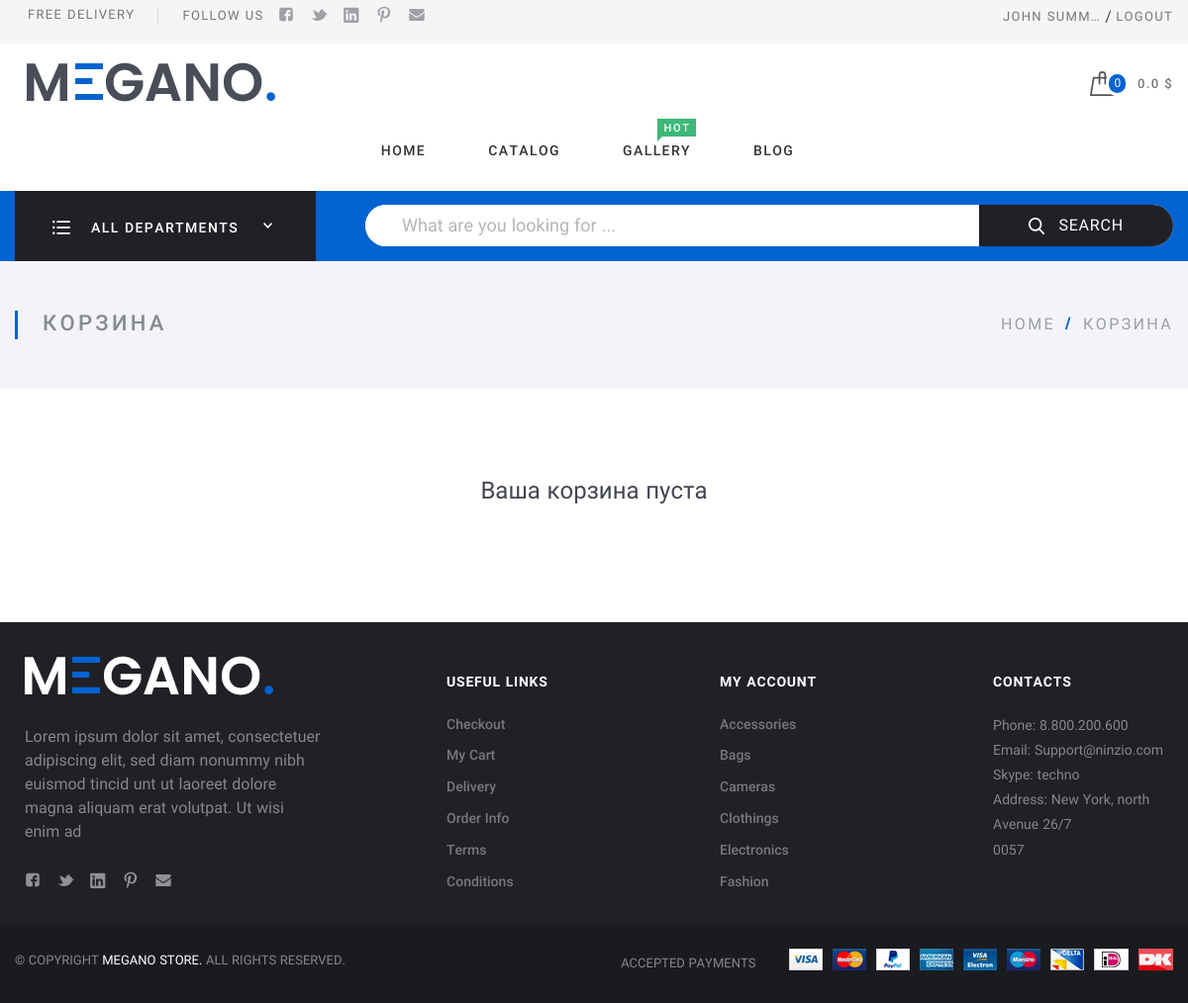
The app's page /cart/cart/ (signed in), older data.
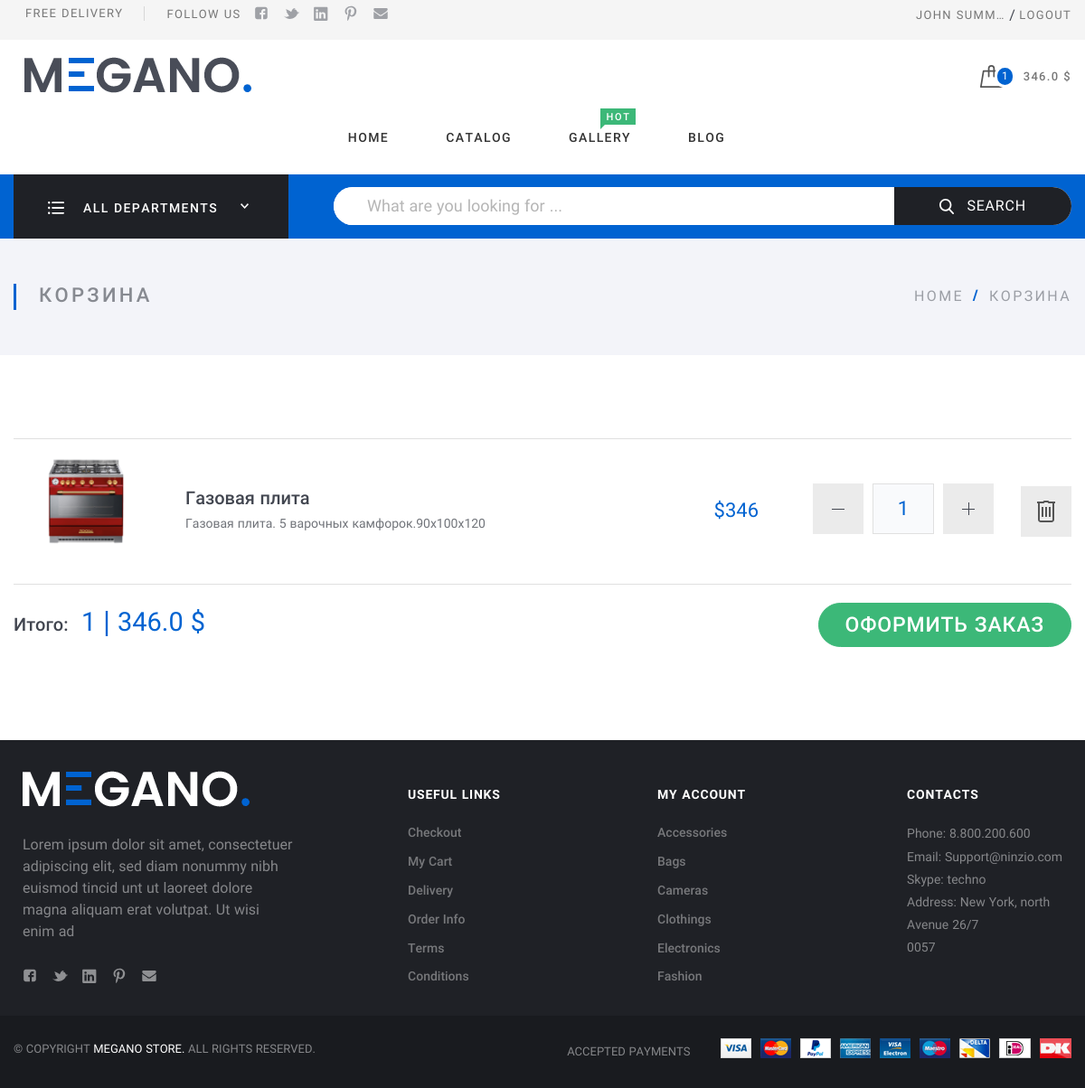
The same page, newer data.
### app_cart/models.py (models this page shows, shortened)
class CartItem(models.Model):
    item = models.ForeignKey(Item, on_delete=models.CASCADE, related_name='cart_item')
    quantity = models.IntegerField(default=1)
    user = models.ForeignKey(User, on_delete=models.CASCADE, related_name='user_add_items')
    ordered = models.BooleanField(default=False)
    objects = models.Manager()
    class Meta:
        db_table = 'app_items_in_cart'
        ordering = ['item']
        verbose_name = 'выбранный товар'
    def total_price(self):
        return self.quantity * self.item.get_price()

class Cart(models.Model):
    items = models.ManyToManyField(CartItem, related_name='all_items')
    created = models.DateTimeField(auto_now_add=True)
    user = models.ForeignKey(User, on_delete=models.CASCADE, related_name='user_cart')
    ordered = models.BooleanField(default=False)
    objects = models.Manager()
    class Meta:
        db_table = 'app_carts'
        ordering = ['created']
        verbose_name = 'заказ'
    def get_total_price(self):
        return float(sum(item.total_price() for item in self.items.all()))
    def get_total_quantity(self):
        return sum(item.quantity for item in self.items.all())

### app_item/models.py (models this page shows, shortened)
class Item(models.Model):
    title = models.CharField(max_length=100, db_index=True, verbose_name='название')
    slug = models.SlugField(max_length=100, db_index=True, allow_unicode=True)
    description = models.TextField(null=True, blank=True, verbose_name='описание')
    stock = models.PositiveIntegerField(verbose_name='количество')
    price = models.DecimalField(max_digits=10, decimal_places=0, verbose_name='цена')
    is_available = models.BooleanField(default=False, verbose_name='в наличии')
    limited_edition = models.BooleanField(default=False, verbose_name='ограниченный тираж')
    reviews = models.SmallIntegerField(default=0, verbose_name='просмотры')
    comments = models.SmallIntegerField(default=0, verbose_name='комментарии')
    created = models.DateTimeField(auto_now_add=True, verbose_name='дата создания')
    updated = models.DateTimeField(auto_now_add=True, verbose_name='дата обновления')
    image = models.ImageField(upload_to='item/%Y/%m/%d', null=True, blank=True, verbose_name='изображение')
    category = models.ForeignKey('Category', on_delete=models.CASCADE, null=True, related_name='items',
                                 verbose_name='категория')
    tag = models.ManyToManyField('Tag', max_length=20, blank=True, related_name='item_tags', verbose_name='тег')
    objects = models.Manager()
    available_items = AvailableManager()
    unavailable_items = UnavailableManager()
    class Meta:
        db_table = 'app_items'
        ordering = ['created']
        verbose_name = 'товар'
        verbose_name_plural = 'товары'
    def get_price(self):
        return self.price

### app_cart/views.py (the view)
# urls.py: path('cart/', CartDetail.as_view(), name='cart'),
class CartDetail(ListView):
    model = Cart
    template_name = 'app_cart/cart.html'
    context_object_name = 'cart'
    def get_queryset(self):
        user = self.request.user
        queryset = get_cart(user)
        return queryset

### app_cart/context_processors.py (called while the page is built)
def get_cart(request):
    try:
        cart = Cart.objects.get(user=request.user)
        cart_total_sum = cart.get_total_price()
        return {'cart_total_sum': cart_total_sum}
    except:
        return {'cart_total_sum': 0}

def cart(request):
    try:
        cart = Cart.objects.get(user=request.user)
        return {'cart': cart}
    except:
        return {'cart': None}

### app_cart/services/cart_services.py (called while the page is built)
def get_cart(user):
    cart, created = Cart.objects.get_or_create(user=user, ordered=False)
    return cart

### app_item/context_processors.py (called while the page is built)
def categories(request):
    return {'categories': Category.objects.all()}

### app_item/models.py (called while the page is built)
    def item_count(self):
        return Item.objects.filter(Q(category__parent_category=self) | Q(category=self)).count()

### app_cart/templates/app_cart/cart.html (shortened to what this page needs)
{% extends 'index.html' %}
{% load static  %}
{% load cache %}
{% load humanize %}
{% block content %}
<div class="Middle Middle_top">
    <div class="Middle-top">
        <div class="wrap">
            <div class="Middle-header">
                <h1 class="Middle-title">Корзина
                </h1>
                <ul class="breadcrumbs Middle-breadcrumbs">
                    <li class="breadcrumbs-item"><a href="index.html">home</a>
                    </li>
                    <li class="breadcrumbs-item breadcrumbs-item_current"><span>Корзина</span>
                    </li>
                </ul>
            </div>
        </div>
    </div>
    <div class="Section">
        <div class="wrap">
            <form class="form Cart" action="#" method="post">
                {% for item in cart.items.all %}
                <div class="Cart-product">
                    <div class="Cart-block Cart-block_row">
                        <div class="Cart-block Cart-block_pict">
                            <a class="Cart-pict" href="{% url 'app_item:item_detail' item.item.pk %}">
                                <img class="Cart-img" src="{{ item.item.image.url }}" alt="card.jpg"/>
                            </a>
                        </div>
                        <div class="Cart-block Cart-block_info">
                            <a class="Cart-title" href="{% url 'app_item:item_detail' item.item.pk %}">
                                {{ item.item.title }}</a>
                            <div class="Cart-desc">{% if item.item.description %}{{ item.item.description }}{% endif %}
                            </div>
                        </div>
                        <div class="Cart-block Cart-block_price">
                            <div class="Cart-price">${{ item.total_price }}</div>
                        </div>
                    </div>
                    <div class="Cart-block Cart-block_row">
                        <div class="Cart-block Cart-block_amount">
                            <div class="Cart-amount">
                                <div class="Amount">
                                    <button class="Amount-remove" type="button"></button>
                                    <input class="Amount-input form-input" name="amount" type="text"
                                           value="{{item.quantity}}"/>
                                    <button class="Amount-add" type="button"></button>
                                </div>
                            </div>
                        </div>
                        <div class="Cart-block Cart-block_delete">
                            <a class="Cart-delete" href="{% url 'app_cart:remove_cart' item.item.pk  %}">
                                <img src="/assets/img/icons/card/delete.svg" alt="delete.svg"/>
                            </a>
                        </div>
                    </div>
                </div>
                {% empty %}
                <div class="Middle Middle_top">
                    <div class="Section">
                        <div class="wrap">
                            <div class="ProgressPayment">
                                <div class="ProgressPayment-title">Ваша корзина пуста</div>
                            </div>
                        </div>
                    </div>
                </div>
                {% endfor %}
                {% if cart.items.count > 0 %}
                <div class="Cart-total">
                    <div class="Cart-block Cart-block_total">
                        <strong class="Cart-title">Итого:</strong>
                        <span class="Cart-total-price">{{cart.get_total_quantity}} | {{cart.get_total_price }} $ </span>
                    </div>
                    <div class="Cart-block">
                        <a class="btn btn_success btn_lg" href="order.html">Оформить заказ</a>
                    </div>
                </div>
                {% endif %}
            </form>
        </div>
    </div>
</div>
{% endblock %}

### templates/index.html (shortened to what the changed rows need)
<!DOCTYPE html>
<html lang="ru">
<head>
    <link rel="stylesheet" type="text/css" href="/assets/css/fonts.css?v=65245665">
    <link rel="stylesheet" type="text/css" href="/assets/css/basic.css?v=65245665">
    <link rel="stylesheet" type="text/css" href="/assets/css/extra.css?v=65245665">
</head>
<body class="Site" style="background-color: transparent">
<header class="Header">
    <div class="wrap">
        <div class="row Header-rowMain">
            <div class="row-block">
                <div class="CartBlock">
                    <a class="CartBlock-block" href="{% url 'app_cart:cart' %}">
                        <img class="CartBlock-img" src="/assets/img/icons/cart.svg" alt="cart.svg"/>
                        <span class="CartBlock-amount">
                            {% with total_items=request.user.user_add_items.count  %}
                                {% if total_items > 0 %}
                                    {{ total_items }}
                                {% else %}
                                    0
                                {% endif %}
                            {% endwith %}
                        </span>
                    </a>
                    <div class="CartBlock-block">
                        <span class="CartBlock-price">{{ cart_total_sum }} $</span>
                    </div>
                </div>
            </div>
        </div>
    </div>
</header>
<div>
    {% block content %}
    {% endblock %}
</div>
</body>
</html>
</html>

Row changes from the older to the newer data that the page shows:
added CartItem: item.image (picture), item "Газовая плита", item.description "Газовая плита. 5 варочных камфорок.90х100х120", total_price "346", amount "1"
now on this page (row unchanged): Cart: get_total_quantity "1", get_total_price "346.0"
Text that changed along with them:
{{ total_items }}: (not shown) → "1"
{{ cart_total_sum }}: "0.0" → "346.0"
text no longer shown: "0 Ваша корзина пуста"
text now shown: "Итого: | $ ОФОРМИТЬ ЗАКАЗ"
